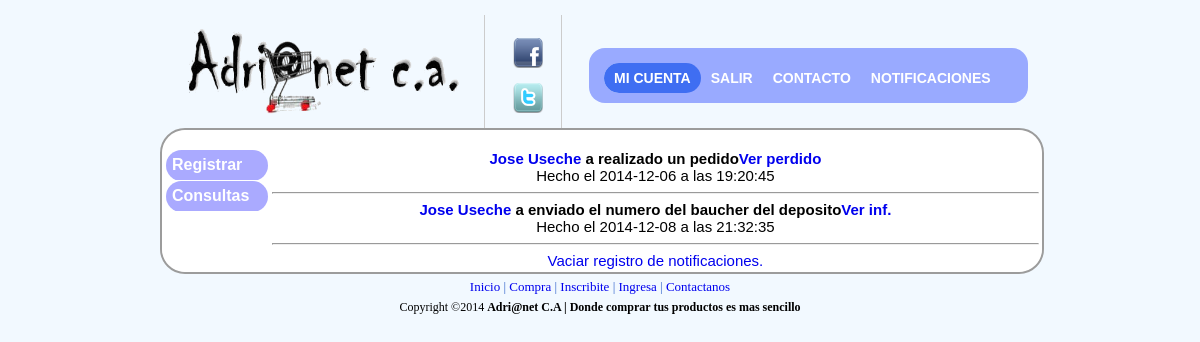
/web2final/administrador/ver_notificaciones.php (signed in), run on the app's committed database.
### tables this page shows
CREATE TABLE IF NOT EXISTS `notificaciones` (
`id` int(10) NOT NULL,
  `cedula` int(9) NOT NULL,
  `id_fact` int(10) NOT NULL,
  `tipo` varchar(30) NOT NULL,
  `vista` varchar(30) NOT NULL,
  `fecha` date NOT NULL,
  `hora` time NOT NULL
);

CREATE TABLE IF NOT EXISTS `cliente` (
  `nom_clie` varchar(50) NOT NULL,
  `dire_clie` varchar(150) NOT NULL,
  `telf_clie` varchar(11) NOT NULL,
  `password` varchar(100) NOT NULL,
  `email` varchar(50) NOT NULL,
  `id_perfil` int(11) DEFAULT NULL,
  `cedula` int(9) NOT NULL,
  `num_deposit` varchar(20) NOT NULL,
  `tipo_cuenta` varchar(30) NOT NULL,
  `banco` varchar(255) NOT NULL
);

### web2final/administrador/ver_notificaciones.php (the view, shortened to what this page needs)
<!DOCTYPE html PUBLIC "-//W3C//DTD XHTML 1.0 Transitional//EN" "http://www.w3.org/TR/xhtml1/DTD/xhtml1-transitional.dtd">
<html>
<head><meta http-equiv="Content-Type" content="text/html; charset=windows-1252">
<link rel="stylesheet" href="../css/principal.css"  type="text/css" media="screen">
<link rel="stylesheet" href="../css/lavalampadmi.css" type="text/css" media="screen">
<link type="text/css" rel="stylesheet" href="../css/sliderman.css"  />
<link rel="stylesheet" href='../css/hoverbox.css' type="text/css" media="screen" />
<link rel="stylesheet" href='../js/fancybox/jquery.fancybox-1.3.4.css' type="text/css" media="screen" />
</head>
<body  marginwidth="10" marginheight="10" bgcolor="#f5f6f7" topmargin="5" leftmargin="5" >
<table width="900" cellspacing="0" cellpadding="10" border="0" align="center">
<tbody>
<tr>
<td>
<table width="100%" cellspacing="0" cellpadding="0" border="0">
<tbody>
<tr valign="bottom">
<td valign="middle" style="padding-bottom: 10px;">
<a href="../administrador/micuenta_admi.php" >
<img alt="banner" id="banner" width="300" border="0" height="95" src="../imagenes/logo.png" />
</a>
</td>
<td width="100%" valign="bottom" style="padding-left: 15px;">
<table width="100%" cellspacing="0" cellpadding="0" border="0">
<tbody>
<tr height="60">
<td class="mainmenu" width="2%" nowrap="" 8px;"=" padding-top:="" 15px;="" padding-left:="" #cccccc;="" solid="" 1px=""></td>
<td class="mainmenu" width="14%" valign="middle" nowrap="" align="center" style="border-left: 1px solid #cccccc; padding-left: 15px; padding-top: 8px;">
<p>
<a href="http://www.facebook.com" target="_blank">
<img  id="facebook" alt="fb" width="30" border="0" height="30" src="../imagenes/facebook.png" />
</a>
</p>
<p>
<a href="http://www.twitter.com" target="_blank">
<img id="twitter" alt="tw" width="30" border="0" height="30" src="../imagenes/twitter.png" />
</a>
</p>
</td>
<td class="mainmenu" width="1%" valign="middle" nowrap="" align="center" 8px;"=" padding-top:="" 15px;="" padding-left:="" #cccccc;="" solid="" 1px=""></td>
<td class="mainmenu" width="60%" valign="middle" nowrap="" align="center" style="border-left: 1px solid #cccccc; padding-left: 15px; padding-top: 8px;">
<div a class="toplink" align="right" style="padding: 12px;">
<?php
$db=conectar();
?>
<ul class="lavaLampWithImage" id="1">
    <li class="current"><a href="micuenta_admi.php">Mi cuenta</a></li>
     <li><a href="../salir/salir.php">Salir</a></li>
		<li><a href="../contacto/contacto_admi.php">Contacto</a></li>
		<li><a id="ifancybox" href="notificaciones.php" >Notificaciones</a></li>
</ul>
 </div>
 </td>
</tr>
</tbody>
</table>
       </td>
        </tr>
    </tbody>
</table>
<div id="fondoprincipal">
<table width="100%" cellspacing="0" cellpadding="0" border="0" bgcolor="#ffffff" style="border-radius: 25px; -moz-border-radius: 25px;
-webkit-border-radius: 25px;">
<tbody>
<tr>
<td  width="100%">
<table width="100%" border="0">
<tbody>
<tr>
<td width="12%" valign="top">
  	<br/>
  <div class="CSSTableGenera" >
           <table>
            <tr>
	        <td><div class="accordionButton">Registrar</div>
 </td>
			</tr>
			 </table>
  </div>
  <div class="CSSTableGenera" >
           <table >
            <tr >
	        <td><div class="accordionButton">Consultas</div>
 </td>
			</tr>
			 </table>
			    </div>
</td>
<td valign="top" >
<br/>
<?php
$sq="SELECT * FROM notificaciones WHERE  tipo='pedido' or tipo='numdeposito' order by fecha,hora DESC ";
$a=mysql_query($sq,$db)or die(mysql_error());
$num=mysql_num_rows($a);
if($num==0){
echo "No hay notificaciones.";
echo "<hr>";
}else{
while($s= mysql_fetch_array($a))
{
$cedula=$s['cedula'];
$fecha=$s['fecha'];
$hora=$s['hora'];
$id_fact=$s['id_fact'];
$tipo=$s['tipo'];
$s="SELECT * FROM cliente WHERE cedula='".$cedula."'";
$b=mysql_query($s,$db)or die(mysql_error());
$datos=mysql_fetch_array($b);
$nombre=$datos['nom_clie'];
if($tipo=='pedido')
{
?> <strong>  <a href="consulta_de_usuario2.php?cedula=<?php echo $cedula ?>" style="text-decoration:none" ><?php echo $nombre  ?></a> a realizado un pedido<a href="consulta_notificaciones.php?id_fact=<?php echo $id_fact ?>" style="text-decoration:none"  >Ver perdido</a> <br></strong>
<span class="Estilo1">Hecho el <?php echo $fecha ?> a las <?php echo $hora ?></span>  <br>
<hr>
   <?php
}
if($tipo=='numdeposito')
{
?> <strong>  <a href="consulta_de_usuario2.php?cedula=<?php echo $cedula ?>" style="text-decoration:none" ><?php echo $nombre  ?></a> a enviado el numero del baucher del deposito<a href="consulta_num_deposito.php?id_fact=<?php echo $id_fact ?>" style="text-decoration:none"  >Ver inf.</a> <br></strong>
<span class="Estilo1">Hecho el <?php echo $fecha ?> a las <?php echo $hora ?></span>  <br>
<hr>
   <?php
}
?>
   <?php
}
}
?>
<a href="eliminar_notificaciones.php">Vaciar registro de notificaciones.</a>
</div>
</td>
</tr>
</tbody>
</table>
<div id="piepagina" align="center" style="padding: 5px;">
    <a href="../administrador/micuenta_admi.php">Inicio</a>
    								|
    <a href="../administrador/micuenta_admi.php">Compra</a>
    								|
    <a href="../administrador/micuenta_admi.php">Inscribite</a>
    				|
    <a href="../administrador/micuenta_admi.php">Ingresa</a>
    				|
    <a href="../contacto/contacto_admi.php">Contactanos</a>
</div>
<div id="piepagina2" align="center">
     Copyright ©2014
    <b>
                 Adri@net C.A | Donde comprar tus productos es mas sencillo
    </b>
</div>
</body>
</html>

### web2final/css/principal.css (style rules this page uses)
body { background:#F2F9FF; font-size: 15px; color: #000000; text-decoration: none; }
#fondoprincipal { position:inherit; background-color: white; width: 100%; border-radius: 25px; -moz-border-radius: 25px; -webkit-border-radius: 25px; border: 2px double #9C9C9C; font-family:Verdana, Arial, Helvetica, sans-serif; text-align:center; }
#piepagina { font-size: 13px; color: #36C; text-decoration: none; }
#piepagina2 { font-size: 12px; color: #000; }
.CSSTableGenera { margin:0px;padding:0px; width:100%; border:0px solid #ffffff; -moz-border-radius-bottomleft:0px; -webkit-border-bottom-left-radius:0px; border-bottom-left-radius:0px; -moz-border-radius-bottomright:0px; -webkit-border-bottom-right-radius:0px; border-bottom-right-radius:0px; -moz-border-radius-topright:25px; -webkit-border-top-right-radius:25px; border-top-right-radius:25px; -moz-border-radius-topleft:25px; -webkit-border-top-left-radius:25px; border-top-left-radius:25px; }
.CSSTableGenera table { border-collapse: collapse; border-spacing: 0; width:100%; height:50%; margin:0px;padding:0px; }
.CSSTableGenera tr:last-child td:last-child { -moz-border-radius-bottomright:16px; -webkit-border-bottom-right-radius:16px; border-bottom-right-radius:16px; }
.CSSTableGenera table tr:first-child td:first-child { -moz-border-radius-topleft:16px; -webkit-border-top-left-radius:16px; border-top-left-radius:16px; }
.CSSTableGenera table tr:first-child td:last-child { -moz-border-radius-topright:16px; -webkit-border-top-right-radius:16px; border-top-right-radius:16px; }
.CSSTableGenera tr:last-child td:first-child { -moz-border-radius-bottomleft:16px; -webkit-border-bottom-left-radius:16px; border-bottom-left-radius:16px; }
.CSSTableGenera td { vertical-align:middle; background:-o-linear-gradient(bottom, #e5f1fc 5%, #ffffff 100%); background:-webkit-gradient( linear, left top, left bottom, color-stop(0.05, #e5f1fc), color-stop(1, #ffffff) ); background:-moz-linear-gradient( center top, #e5f1fc 5%, #ffffff 100% ); filter:progid:DXImageTransform.Microsoft.gradient(startColorstr="#e5f1fc", endColorstr="#ffffff"); background: -o-linear-gradient(top,#e5f1fc,ffffff); background-color:#e5f1fc; border:1px solid #ffffff; border-width:0px 1px 1px 0px; text-align:left; padding:6px; font-size:16px; font-family:Arial; }
.CSSTableGenera tr:last-child td { border-width:0px 1px 0px 0px; }
.CSSTableGenera tr td:last-child { border-width:0px 0px 1px 0px; }
.CSSTableGenera tr:last-child td:last-child { border-width:0px 0px 0px 0px; }
.CSSTableGenera tr:first-child td { background:-o-linear-gradient(bottom, #aaaaff 5%, #aaaaff 100%); background:-webkit-gradient( linear, left top, left bottom, color-stop(0.05, #aaaaff), color-stop(1, #aaaaff) ); background:-moz-linear-gradient( center top, #aaaaff 5%, #aaaaff 100% ); filter:progid:DXImageTransform.Microsoft.gradient(startColorstr="#aaaaff", endColorstr="#aaaaff"); background: -o-linear-gradient(top,#aaaaff,aaaaff); background-color:#aaaaff; border:0px solid #ffffff; text-align:left; border-width:0px 0px 1px 1px; font-size:16px; font-family:Arial; font-weight:bold; color:#ffffff; }
.CSSTableGenera tr:first-child td:first-child { border-width:0px 0px 1px 0px; }
.CSSTableGenera tr:first-child td:last-child { border-width:0px 0px 1px 1px; }
.accordionButton { cursor:pointer; }

### web2final/css/lavalampadmi.css (style rules this page uses)
.lavaLampWithImage { position: relative; height: 25px; width: 409px; background: url("../imagenes/bg1.png") no-repeat top; padding: 15px; margin: 10px 0; border-radius: 16px; -moz-border-radius: 16px; -webkit-border-radius: 16px; }
.lavaLampWithImage li { float: left; list-style: none; }
.lavaLampWithImage li a { font: bold 14px arial; text-decoration: none; color: #fff; outline: none; text-align: center; top: 7px; text-transform: uppercase; letter-spacing: 0; z-index: 10; display: block; float: left; height: 30px; position: relative; overflow: hidden; margin: auto 10px; }

### web2final/css/hoverbox.css (style rules this page uses)
a { text-decoration: none; }

### data on the page
notificaciones: cedula.nom_clie "Jose Useche", fecha "2014-12-06", hora "19:20:45"
notificaciones: cedula.nom_clie "Jose Useche", fecha "2014-12-08", hora "21:32:35"
